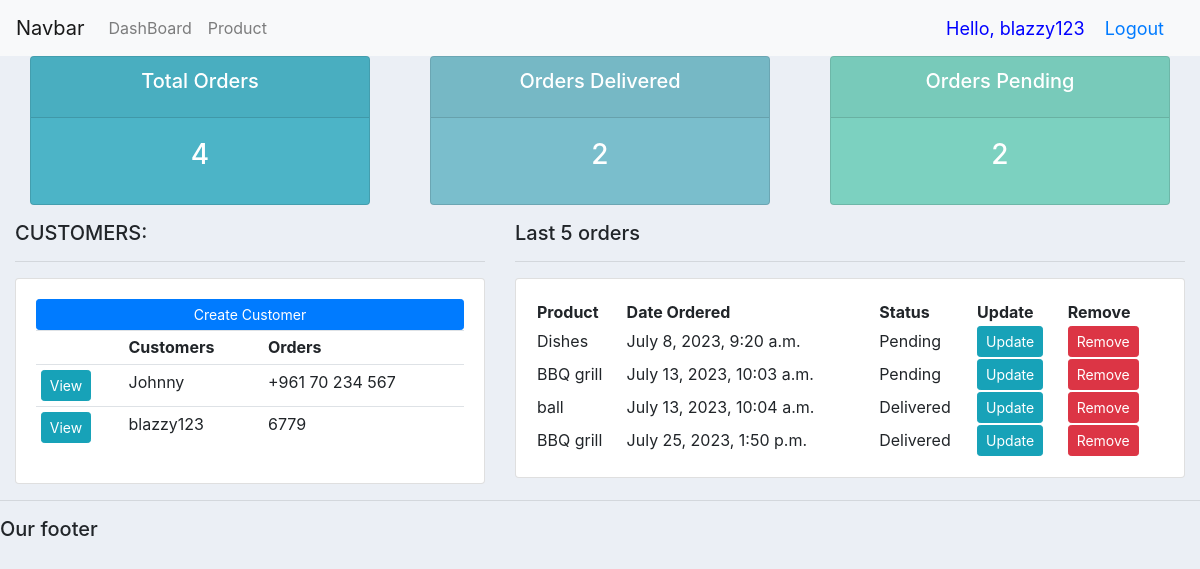
/ (signed in), run on the app's committed database.
### accounts/models.py (models this page shows, shortened)
class Customer(models.Model):
    user = models.OneToOneField(User, null = True, on_delete = models.CASCADE)
    name = models.CharField(max_length = 200, null=True)
    phone=models.CharField(max_length= 200, null = True)
    email = models.CharField(max_length = 200, null=True)
    date_created = models.DateTimeField(auto_now_add = True, null=True)

class Order(models.Model):
    STATUS = (
        ('Pending', 'Pending'),
        ('Out for delivery', 'Out for delivery'),
        ('Delivered', 'Delivered'),
    )
    customer = models.ForeignKey(Customer, null = True, on_delete = models.SET_NULL)
    product = models.ForeignKey(Product, null = True, on_delete = models.SET_NULL)
    date_created = models.DateTimeField(auto_now_add = True, null = True)
    status = models.CharField(max_length = 200,null = True, choices = STATUS)
    note = models.CharField(max_length = 1000,null = True)

class Product(models.Model):
    CATEGORY = (
        ('Indoor', 'Indoor'),
        ('Outdoor', 'Outdoor'),
    )
    name= models.CharField(max_length= 200, null= True)
    price = models.FloatField(null = True)
    category = models.CharField(max_length = 200, choices = CATEGORY)
    description = models.CharField(max_length = 200, null = True, blank = True)
    date_created = models.DateTimeField(auto_now_add = True, null = True)
    tags = models.ManyToManyField(Tag)
    def __str__(self):
        return self.name

### accounts/decorators.py (the view)
    def wrapper_function(request, *args, **kwargs):
        group = None
        if request.user.groups.exists():
            group =request.user.groups.all()[0].name
        if group == 'customer':
            return redirect('user-page')
        if group == 'admin':
            return view_func(request, *args, **kwargs)

### accounts/views.py (called while the page is built)
@login_required(login_url ='login')
@admin_only
def Home(request):
    orders = Order.objects.all()
    customers = Customer.objects.all()
    total_customers = customers.count()
    total_orders = orders.count()
    delivered = orders.filter(status='Delivered').count()
    pending = orders.filter(status='Pending').count()
    context = {'orders': orders, 'customers': customers,
    'total_orders': total_orders, 'delivered': delivered,
    'pending': pending}
    return render(request, 'accounts/dashboard.html', context)

### accounts/templates/accounts/dashboard.html
{% extends 'accounts/main.html' %}
{% block content %}
{% include 'accounts/status.html'%}
<div class="row">
    <div class="col-md-5">
        <h5> CUSTOMERS: </h5>
        <hr>
        <div class="card card-body">
            <a class="btn btn-primary btn-sm btn-block" href=""> Create Customer </a>
            <table class="table table-sm">
                <tr>
                    <th> </th>
                    <th>Customers</th>
                    <th> Orders </th>
                </tr>
                {% for customer in customers %}
                    <tr>
                        <td> <a class="btn btn-sm btn-info" href={% url 'customer'  customer.id %}> View </a> </td>
                        <td> {{customer.name}}   </td>
                        <td>  {{customer.phone}} </td>
                    </tr>
                {% endfor %}
            </table>
        </div>
    </div>
    <div class="col-md-7">
        <h5>Last 5 orders</h5>
        <hr>
        <div class="card card-body">
            <table class"table table-sm">
                <tr>
                    <th> Product </th>
                    <th> Date Ordered </th>
                    <th> Status </th>
                    <th> Update </th>
                    <th> Remove </th>
                </tr>
                {% for order in orders %}
                    <tr>
                        <td> {{order.product}}   </td>
                        <td>  {{order.date_created}} </td>
                        <td>  {{order.status}} </td>
                        <td> <a class="btn btn-sm btn-info" href = "{% url 'update_order' order.id %}"> Update </a> </td>
                        <td> <a class="btn btn-sm btn-danger" href = "{% url 'delete_order' order.id %}"> Remove </a> </td>
                    </tr>
                {% endfor %}
            </table>
        </div>
    </div>
</div>
{% endblock %}

### accounts/templates/accounts/main.html (shortened to what this page needs)
{% load static %}
<!DOCTYPE html>
<html>
<head>
    <link rel="stylesheet"
    href="https://cdn.jsdelivr.net/npm/bootstrap@4.4.1/dist/css/bootstrap.min.css"
>
    <link rel="stylesheet" type="text/css" href="{% static '/css/main.css' %}">
</head>
<body>
   {% include 'accounts/navbar.html' %}
   <div class="container-fluid">
   {% block content %}
   {% endblock %}
   </div>
    <hr>
    <h5> Our footer </h5>
</body>
</html>

### accounts/templates/accounts/navbar.html (shortened to what this page needs)
{% load static %}
<nav class="navbar navbar-expand-lg navbar-light bg-light">
    <a class="navbar-brand" href="#">Navbar</a>
    <div class="collapse navbar-collapse" id="navbarNav">
      <ul class="navbar-nav">
        {% if request.user.is_staff %}
        <li class="nav-item">
          <a class="nav-link" href={% url 'home' %}>DashBoard</a>
        </li>
        <li class="nav-item">
            <a class="nav-link" href={% url 'product' %}>Product</a>
        </li>
        {% endif %}
      </ul>
    </div>
    <span class="hello-msg"> Hello, {{request.user}} </span>
    <span class="hello-msg"> <a href="{% url 'logout' %}"> Logout </a> </span>
  </nav>

### accounts/templates/accounts/status.html
<div class="row">
    <div class="col">
        <div class="col-md">
            <div class="card text-center text-white md-3" id="total-orders">
                <div class="card-header">
                    <h5 class="card-title"> Total Orders </h5>
                </div>
                <div class="card-body">
                    <h3 class="card-title"> {{total_orders}}
                    </h3>
                </div>
            </div>
        </div>
    </div>
    <div class="col">
        <div class="col-md">
            <div class="card text-center text-white mb-3" id="orders-delivered">
                <div class="card-header">
                    <h5 class="card-title"> Orders Delivered </h5>
                </div>
                <div class="card-body">
                    <h3 class="card-title"> {{delivered}} </h3>
                </div>
            </div>
        </div>
    </div>
    <div class="col">
        <div class="col-md">
            <div class="card text-center text-white mb-3" id="orders-pending">
                <div class="card-header">
                    <h5 class="card-title"> Orders Pending</h5>
                </div>
                <div class="card-body">
                    <h3 class="card-title"> {{pending}} </h3>
                </div>
            </div>
        </div>
    </div>
</div>

### static/css/main.css (style rules this page uses)
body { background-color: #ebeff5; }
#total-orders { background-color: #4cb4c7; }
#orders-delivered { background-color: #7abecc; }
#orders-pending { background-color: #7CD1C0; }

### accounts/templates/accounts/navbar.html (style rules this page uses)
.hello-msg { font-size: 18px; color: blue; margin-right: 20px; }

### data on the page
Customer: name "Johnny", phone "+961 70 234 567"
Customer: name "blazzy123", phone "6779"
Order: product "Dishes", date_created "July 8, 2023, 9:20 a.m.", status "Pending"
Order: product "BBQ grill", date_created "July 13, 2023, 10:03 a.m.", status "Pending"
Order: product "ball", date_created "July 13, 2023, 10:04 a.m.", status "Delivered"
Order: product "BBQ grill", date_created "July 25, 2023, 1:50 p.m.", status "Delivered"

### other printed values
{{ request.user }} "blazzy123"
{{ total_orders }} "4"
{{ delivered }} "2"
{{ pending }} "2"
